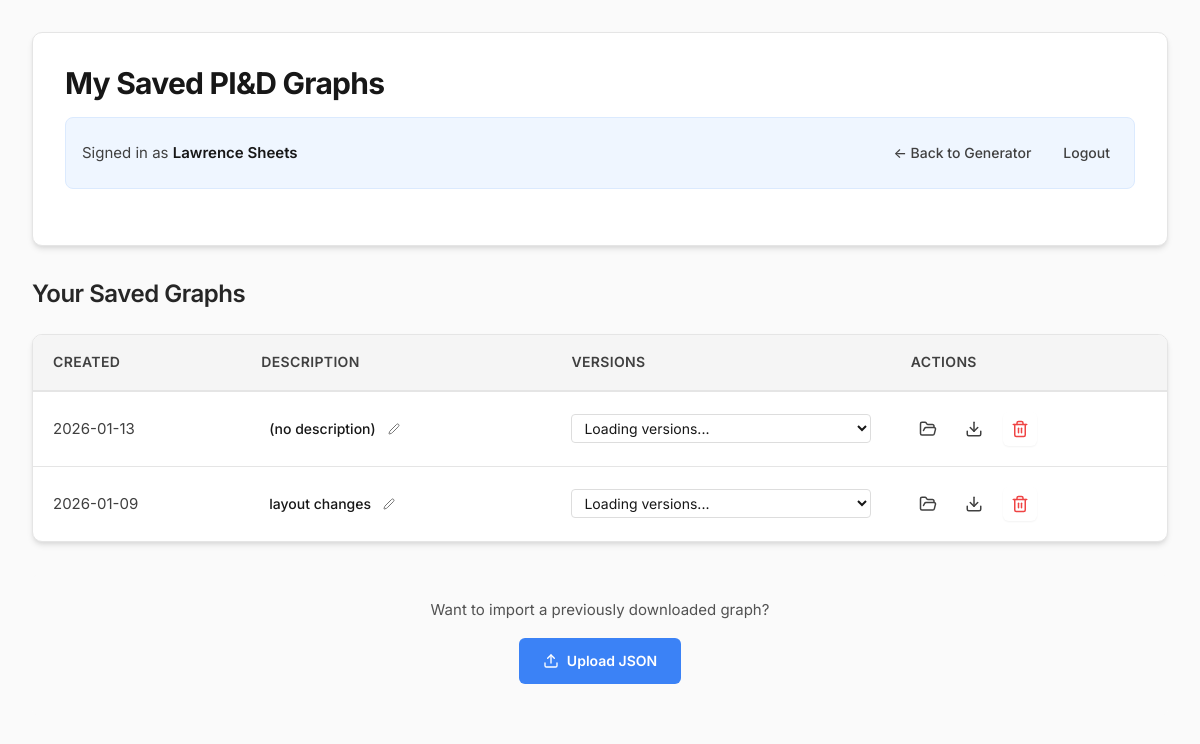
The page /my-graphs (signed in) on the database its author committed.
### tables this page shows
CREATE TABLE users (
                    id INTEGER PRIMARY KEY AUTOINCREMENT,
                    username TEXT UNIQUE,
                    password_hash TEXT,
                    provider TEXT,
                    provider_id TEXT,
                    email TEXT,
                    display_name TEXT,
                    created_at TEXT NOT NULL,
                    last_login TEXT
                );

CREATE TABLE graphs (
            id INTEGER PRIMARY KEY AUTOINCREMENT,
            user_id INTEGER NOT NULL,
            filename TEXT NOT NULL,
            instruction TEXT,
            nodes_json TEXT,
            edges_json TEXT,
            created_at TEXT NOT NULL,
            FOREIGN KEY(user_id) REFERENCES users(id)
        );

### app/main.py (the view)
@app.get("/my-graphs")
async def my_graphs(request: Request):
    uid = request.session.get("user_id")
    if not uid:
        return RedirectResponse(url="/login", status_code=303)
    user = auth.get_user(uid)
    graphs = auth.get_graphs_for_user(uid)
    return templates.TemplateResponse("my_graphs.html", {"request": request, "user": user, "graphs": graphs})

### templates/my_graphs.html (shortened to what this page needs)
<!DOCTYPE html>
<html lang="en">
<head>
    <link rel="stylesheet" href="/static/styles.css">
</head>
<body>
    <div class="page-container">
        <div class="page-header">
            <h1>My Saved PI&D Graphs</h1>
            {% if user %}
            <div class="user-banner">
                <div class="user-info-text">
                    Signed in as <strong>{{ user.display_name or user.email or user.username }}</strong>
                </div>
                <div class="header-actions">
                    <a href="/" class="action-link">← Back to Generator</a>
                    <a href="/logout" class="action-link">Logout</a>
                </div>
            </div>
            {% endif %}
        </div>
        <h2 class="section-title">Your Saved Graphs</h2>
        {% if graphs %}
        <div class="graphs-table-container">
            <table class="graphs-table">
                <thead>
                    <tr>
                        <th>Created</th>
                        <th>Description</th>
                        <th>Versions</th>
                        <th>Actions</th>
                    </tr>
                </thead>
                <tbody>
                    {% for graph in graphs %}
                    <tr>
                        <td>{{ graph.created_at[:10] }}</td>
                        <td>
                            <div class="graph-description" style="position: relative;">
                                <span
                                    class="description-text"
                                    data-graph-id="{{ graph.id }}"
                                    onclick="toggleDescriptionEdit({{ graph.id }})"
                                    style="cursor: pointer; padding: 0.25rem 0.5rem; border-radius: 4px; display: inline-flex; align-items: center; gap: 0.75rem; font-size: 0.875rem;"
                                    onmouseover="this.style.backgroundColor='rgba(59, 130, 246, 0.1)'"
                                    onmouseout="this.style.backgroundColor='transparent'"
                                >
                                    <span style="flex: 1;">{{ graph.instruction or '(no description)' }}</span>
                                    <svg style="width: 0.75rem; height: 0.75rem; opacity: 0.6; flex-shrink: 0;" data-lucide="edit-2" stroke-width="2"></svg>
                                </span>
                            </div>
                        </td>
                        <td>
                            <select class="version-selector" data-graph-id="{{ graph.id }}" onchange="handleVersionChange({{ graph.id }}, this.value)" style="padding: 0.25rem 0.5rem; border: 1px solid #ddd; border-radius: 4px; font-size: 0.875rem; cursor: pointer;">
                                <option value="">Loading versions...</option>
                            </select>
                        </td>
                        <td>
                            <div class="graph-actions">
                                <a href="javascript:void(0)" onclick="loadVersionFromSelector({{ graph.id }})" class="action-link" title="Load Selected Version"><i data-lucide="folder-open" style="width: 18px; height: 18px;"></i></a>
                                <a href="/download-graph/{{ graph.id }}" class="action-link" title="Download Graph"><i data-lucide="download" style="width: 18px; height: 18px;"></i></a>
                                <form action="/delete-graph/{{ graph.id }}" method="post" class="delete-form" onsubmit="return confirm('Are you sure you want to delete this graph?')">
                                    <button type="submit" class="delete-btn" title="Delete Graph"><i data-lucide="trash-2" style="width: 18px; height: 18px;"></i></button>
                                </form>
                            </div>
                        </td>
                    </tr>
                    {% endfor %}
                </tbody>
            </table>
        </div>
        <div style="margin-top: 2rem; padding: 1.5rem; background: var(--neutral-50); border-radius: var(--radius-lg); text-align: center;">
            <p style="color: var(--neutral-600); margin-bottom: 1rem;">Want to import a previously downloaded graph?</p>
            <label for="upload-json-file" style="cursor: pointer; display: inline-flex; align-items: center; gap: 0.5rem; padding: 0.75rem 1.5rem; background: var(--primary-blue); color: white; border-radius: var(--radius-md); font-weight: 600;">
                <i data-lucide="upload" style="width: 16px; height: 16px;"></i>
                Upload JSON
            </label>
        </div>
        {% endif %}
    </div>
</body>
</html>

### static/styles.css (style rules this page uses)
:root { --primary-blue: #3b82f6; --primary-blue-hover: #2563eb; --primary-blue-active: #1d4ed8; --primary-blue-light: #dbeafe; --primary-blue-ultralight: #eff6ff; --neutral-50: #fafafa; --neutral-100: #f5f5f5; --neutral-200: #e5e5e5; --neutral-300: #d4d4d4; --neutral-400: #a3a3a3; --neutral-500: #737373; --neutral-600: #525252; --neutral-700: #404040; --neutral-800: #262626; --neutral-900: #171717; --success: #10b981; --warning: #f59e0b; --error: #ef4444; --error-bg: #fef2f2; --space-xs: 0.25rem; --space-sm: 0.5rem; --space-md: 1rem; --space-lg: 1.5rem; --space-xl: 2rem; --space-2xl: 3rem; --radius-sm: 0.25rem; --radius-md: 0.375rem; --radius-lg: 0.5rem; --radius-xl: 0.625rem; --radius-full: 9999px; --shadow-sm: 0 1px 2px 0 rgba(0, 0, 0, 0.05); --shadow-md: 0 4px 6px -1px rgba(0, 0, 0, 0.1), 0 2px 4px -1px rgba(0, 0, 0, 0.06); --shadow-lg: 0 10px 15px -3px rgba(0, 0, 0, 0.1), 0 4px 6px -2px rgba(0, 0, 0, 0.05); --shadow-xl: 0 20px 25px -5px rgba(0, 0, 0, 0.1), 0 10px 10px -5px rgba(0, 0, 0, 0.04); --transition-fast: 150ms cubic-bezier(0.4, 0, 0.2, 1); --transition-base: 250ms cubic-bezier(0.4, 0, 0.2, 1); --transition-slow: 350ms cubic-bezier(0.4, 0, 0.2, 1); }
* { box-sizing: border-box; }
body { font-family: 'Inter', -apple-system, BlinkMacSystemFont, 'Segoe UI', Roboto, 'Helvetica Neue', Arial, sans-serif; margin: 0; padding: 0; color: var(--neutral-900); background-color: var(--neutral-50); font-size: 15px; line-height: 1.6; -webkit-font-smoothing: antialiased; -moz-osx-font-smoothing: grayscale; }
h1 { color: var(--neutral-900); font-weight: 700; font-size: 1.875rem; line-height: 2.25rem; letter-spacing: -0.025em; margin: 0; }
h2 { color: var(--neutral-800); font-weight: 600; font-size: 1.5rem; line-height: 2rem; letter-spacing: -0.02em; margin: 0 0 var(--space-lg) 0; }
p { margin: 0 0 var(--space-md) 0; color: var(--neutral-600); }
form { margin-top: var(--space-xl); }
label { display: block; font-weight: 500; font-size: 0.875rem; color: var(--neutral-700); margin-bottom: var(--space-sm); }
input[type="text"], input[type="password"], input[type="email"], textarea, select { width: 100%; padding: 0.625rem 0.875rem; font-family: inherit; font-size: 0.9375rem; border: 1px solid var(--neutral-300); border-radius: var(--radius-md); background-color: white; color: var(--neutral-900); transition: all var(--transition-fast); outline: none; }
button { display: inline-flex; align-items: center; justify-content: center; gap: var(--space-sm); padding: 0.625rem 1.25rem; font-family: inherit; font-size: 0.9375rem; font-weight: 500; background-color: var(--primary-blue); color: white; border: none; border-radius: var(--radius-md); cursor: pointer; transition: all var(--transition-fast); box-shadow: var(--shadow-sm); white-space: nowrap; }
a { color: var(--primary-blue); text-decoration: none; font-weight: 500; transition: color var(--transition-fast); }

### rows shown on the page
users: display_name "Lawrence Sheets"
graphs: created_at "2026-01-13", instruction "(no description)"
graphs: created_at "2026-01-09", instruction "layout changes"
